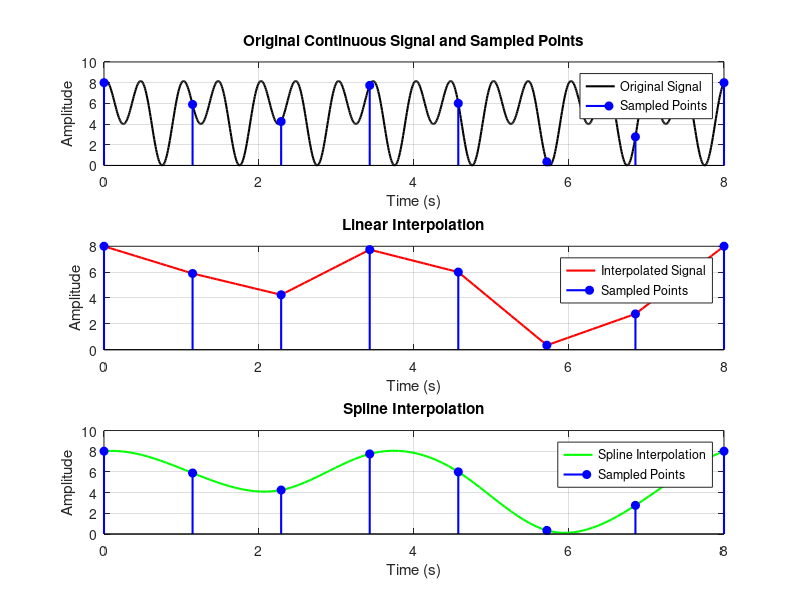

Source code (MATLAB):
% Define the original continuous signal
fs_original = 1000; % High sampling rate for the original signal
T = 8; % Duration (seconds)
t_original = linspace(0, T, fs_original); % Time points for original signal
signal_original = 5 + 2 * cos(2 * pi * t_original - pi/2) + 3 * cos(4 * pi * t_original); % Original signal

% Define the sampled signal
fs_sampled = 8; % Sampling rate (samples per second)
t_sampled = linspace(0, T, fs_sampled); % Sampled time points
signal_sampled = 5 + 2 * cos(2 * pi * t_sampled - pi/2) + 3 * cos(4 * pi * t_sampled); % Sampled signal

% Define the finer time vector for interpolation
fs_interp = 100; % Desired sampling rate for interpolation
t_interp = linspace(0, T, fs_interp); % Time points for interpolation

% Perform linear interpolation
signal_interp = interp1(t_sampled, signal_sampled, t_interp, 'linear');

% Perform spline interpolation (for smoother results)
signal_spline = interp1(t_sampled, signal_sampled, t_interp, 'spline');

% Plot the results
figure;

% Plot original continuous signal
subplot(3, 1, 1);
plot(t_original, signal_original, 'k-', 'LineWidth', 1.5);
hold on;
stem(t_sampled, signal_sampled, 'b', 'LineWidth', 1.5, 'MarkerFaceColor', 'b');
title('Original Continuous Signal and Sampled Points');
xlabel('Time (s)');
ylabel('Amplitude');
legend('Original Signal', 'Sampled Points');
grid on;

% Plot linear interpolation
subplot(3, 1, 2);
plot(t_interp, signal_interp, 'r-', 'LineWidth', 1.5);
hold on;
stem(t_sampled, signal_sampled, 'b', 'LineWidth', 1.5, 'MarkerFaceColor', 'b');
title('Linear Interpolation');
xlabel('Time (s)');
ylabel('Amplitude');
legend('Interpolated Signal', 'Sampled Points');
grid on;

% Plot spline interpolation
subplot(3, 1, 3);
plot(t_interp, signal_spline, 'g-', 'LineWidth', 1.5);
hold on;
stem(t_sampled, signal_sampled, 'b', 'LineWidth', 1.5, 'MarkerFaceColor', 'b');
title('Spline Interpolation');
xlabel('Time (s)');
ylabel('Amplitude');
legend('Spline Interpolation', 'Sampled Points');
grid on;
